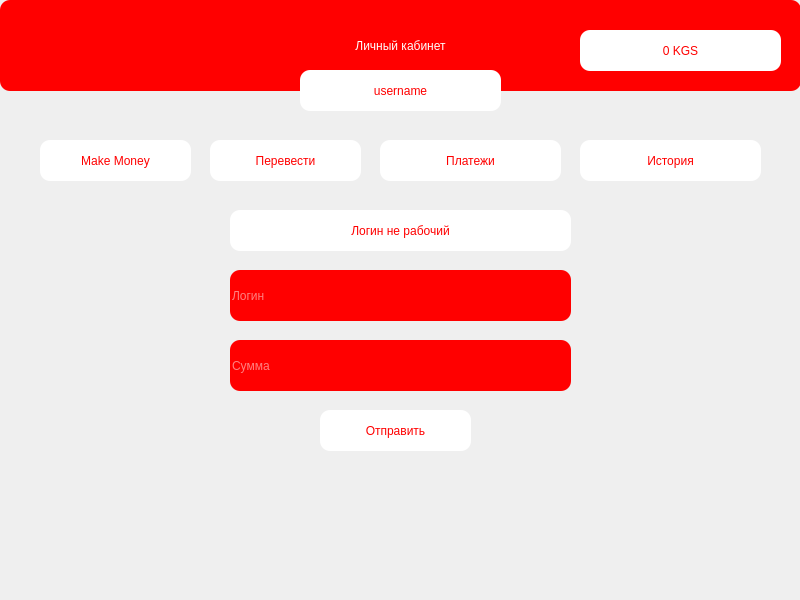
<?xml version="1.0" encoding="UTF-8"?>
<ui version="4.0">
 <class>Form</class>
 <widget class="QWidget" name="Form">
  <property name="geometry">
   <rect>
    <x>0</x>
    <y>0</y>
    <width>800</width>
    <height>600</height>
   </rect>
  </property>
  <property name="windowTitle">
   <string>Main</string>
  </property>
  <widget class="QLabel" name="label">
   <property name="geometry">
    <rect>
     <x>0</x>
     <y>0</y>
     <width>801</width>
     <height>91</height>
    </rect>
   </property>
   <property name="styleSheet">
    <string notr="true">font: 17pt &quot;Yu Gothic UI Semibold&quot;;
color: white;
background-color: red;
border-radius: 10px;</string>
   </property>
   <property name="text">
    <string>Личный кабинет</string>
   </property>
   <property name="alignment">
    <set>Qt::AlignCenter</set>
   </property>
  </widget>
  <widget class="QPushButton" name="make">
   <property name="geometry">
    <rect>
     <x>40</x>
     <y>140</y>
     <width>151</width>
     <height>41</height>
    </rect>
   </property>
   <property name="styleSheet">
    <string notr="true">font: 14pt &quot;Yu Gothic UI Semibold&quot;;
color: red;
background-color: white;
border-radius: 10px;</string>
   </property>
   <property name="text">
    <string>Make Money</string>
   </property>
  </widget>
  <widget class="QPushButton" name="transfer">
   <property name="geometry">
    <rect>
     <x>210</x>
     <y>140</y>
     <width>151</width>
     <height>41</height>
    </rect>
   </property>
   <property name="styleSheet">
    <string notr="true">font: 14pt &quot;Yu Gothic UI Semibold&quot;;
color: red;
background-color: white;
border-radius: 10px;</string>
   </property>
   <property name="text">
    <string>Перевести</string>
   </property>
  </widget>
  <widget class="QPushButton" name="signin_5">
   <property name="geometry">
    <rect>
     <x>380</x>
     <y>140</y>
     <width>181</width>
     <height>41</height>
    </rect>
   </property>
   <property name="styleSheet">
    <string notr="true">font: 14pt &quot;Yu Gothic UI Semibold&quot;;
color: red;
background-color: white;
border-radius: 10px;</string>
   </property>
   <property name="text">
    <string>Платежи</string>
   </property>
  </widget>
  <widget class="QPushButton" name="signin_6">
   <property name="geometry">
    <rect>
     <x>580</x>
     <y>140</y>
     <width>181</width>
     <height>41</height>
    </rect>
   </property>
   <property name="styleSheet">
    <string notr="true">font: 14pt &quot;Yu Gothic UI Semibold&quot;;
color: red;
background-color: white;
border-radius: 10px;</string>
   </property>
   <property name="text">
    <string>История</string>
   </property>
  </widget>
  <widget class="QLabel" name="balance">
   <property name="geometry">
    <rect>
     <x>580</x>
     <y>30</y>
     <width>201</width>
     <height>41</height>
    </rect>
   </property>
   <property name="styleSheet">
    <string notr="true">font: 14pt &quot;Yu Gothic UI Semibold&quot;;
color: red;
background-color: white;
border-radius: 10px;</string>
   </property>
   <property name="text">
    <string>0 KGS</string>
   </property>
   <property name="alignment">
    <set>Qt::AlignCenter</set>
   </property>
  </widget>
  <widget class="QLabel" name="username">
   <property name="geometry">
    <rect>
     <x>300</x>
     <y>70</y>
     <width>201</width>
     <height>41</height>
    </rect>
   </property>
   <property name="styleSheet">
    <string notr="true">font: 14pt &quot;Yu Gothic UI Semibold&quot;;
color: red;
background-color: white;
border-radius: 10px;</string>
   </property>
   <property name="text">
    <string>username</string>
   </property>
   <property name="alignment">
    <set>Qt::AlignCenter</set>
   </property>
  </widget>
  <widget class="QLineEdit" name="input_login">
   <property name="geometry">
    <rect>
     <x>230</x>
     <y>270</y>
     <width>341</width>
     <height>51</height>
    </rect>
   </property>
   <property name="styleSheet">
    <string notr="true">font: 17pt &quot;Yu Gothic UI Semibold&quot;;
color: white;
background-color: red;
border-radius: 10px;</string>
   </property>
   <property name="placeholderText">
    <string>Логин</string>
   </property>
  </widget>
  <widget class="QLineEdit" name="amount">
   <property name="geometry">
    <rect>
     <x>230</x>
     <y>340</y>
     <width>341</width>
     <height>51</height>
    </rect>
   </property>
   <property name="styleSheet">
    <string notr="true">font: 17pt &quot;Yu Gothic UI Semibold&quot;;
color: white;
background-color: red;
border-radius: 10px;</string>
   </property>
   <property name="placeholderText">
    <string>Сумма</string>
   </property>
  </widget>
  <widget class="QPushButton" name="send">
   <property name="geometry">
    <rect>
     <x>320</x>
     <y>410</y>
     <width>151</width>
     <height>41</height>
    </rect>
   </property>
   <property name="styleSheet">
    <string notr="true">font: 14pt &quot;Yu Gothic UI Semibold&quot;;
color: red;
background-color: white;
border-radius: 10px;</string>
   </property>
   <property name="text">
    <string>Отправить</string>
   </property>
  </widget>
  <widget class="QLabel" name="result">
   <property name="geometry">
    <rect>
     <x>230</x>
     <y>210</y>
     <width>341</width>
     <height>41</height>
    </rect>
   </property>
   <property name="styleSheet">
    <string notr="true">font: 14pt &quot;Yu Gothic UI Semibold&quot;;
color: red;
background-color: white;
border-radius: 10px;</string>
   </property>
   <property name="text">
    <string>Логин не рабочий</string>
   </property>
   <property name="alignment">
    <set>Qt::AlignCenter</set>
   </property>
  </widget>
 </widget>
 <resources/>
 <connections/>
</ui>
